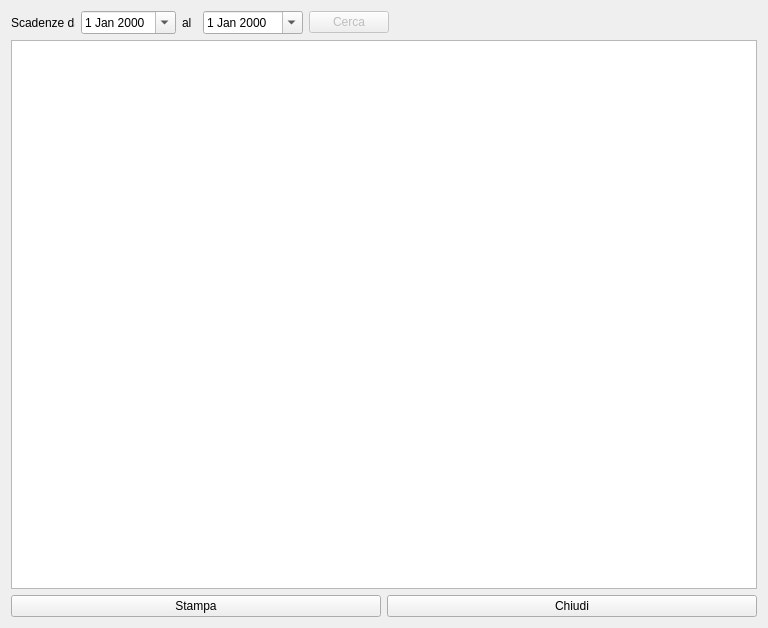
<?xml version="1.0" encoding="UTF-8"?>
<ui version="4.0">
 <class>HExpirations</class>
 <widget class="QWidget" name="HExpirations">
  <property name="geometry">
   <rect>
    <x>0</x>
    <y>0</y>
    <width>768</width>
    <height>628</height>
   </rect>
  </property>
  <property name="windowTitle">
   <string>Scadenza lotti</string>
  </property>
  <property name="windowIcon">
   <iconset resource="icons.qrc">
    <normaloff>:/Resources/Calendar.PNG</normaloff>:/Resources/Calendar.PNG</iconset>
  </property>
  <layout class="QVBoxLayout" name="verticalLayout">
   <item>
    <layout class="QHBoxLayout" name="horizontalLayout_2">
     <item>
      <widget class="QLabel" name="label">
       <property name="maximumSize">
        <size>
         <width>64</width>
         <height>16777215</height>
        </size>
       </property>
       <property name="text">
        <string>Scadenze dal</string>
       </property>
      </widget>
     </item>
     <item>
      <widget class="QDateEdit" name="deFrom">
       <property name="calendarPopup">
        <bool>true</bool>
       </property>
      </widget>
     </item>
     <item>
      <widget class="QLabel" name="label_2">
       <property name="minimumSize">
        <size>
         <width>15</width>
         <height>0</height>
        </size>
       </property>
       <property name="maximumSize">
        <size>
         <width>20</width>
         <height>16777215</height>
        </size>
       </property>
       <property name="text">
        <string>al</string>
       </property>
      </widget>
     </item>
     <item>
      <widget class="QDateEdit" name="deLimit">
       <property name="minimumSize">
        <size>
         <width>100</width>
         <height>0</height>
        </size>
       </property>
       <property name="maximumSize">
        <size>
         <width>100</width>
         <height>16777215</height>
        </size>
       </property>
       <property name="calendarPopup">
        <bool>true</bool>
       </property>
      </widget>
     </item>
     <item>
      <widget class="QPushButton" name="pushButton_3">
       <property name="enabled">
        <bool>false</bool>
       </property>
       <property name="text">
        <string>Cerca</string>
       </property>
      </widget>
     </item>
     <item>
      <spacer name="horizontalSpacer">
       <property name="orientation">
        <enum>Qt::Horizontal</enum>
       </property>
       <property name="sizeHint" stdset="0">
        <size>
         <width>688</width>
         <height>20</height>
        </size>
       </property>
      </spacer>
     </item>
    </layout>
   </item>
   <item>
    <widget class="QTableView" name="tableView">
     <property name="editTriggers">
      <set>QAbstractItemView::NoEditTriggers</set>
     </property>
     <property name="alternatingRowColors">
      <bool>true</bool>
     </property>
     <property name="selectionMode">
      <enum>QAbstractItemView::SingleSelection</enum>
     </property>
     <property name="selectionBehavior">
      <enum>QAbstractItemView::SelectRows</enum>
     </property>
     <attribute name="horizontalHeaderCascadingSectionResizes">
      <bool>true</bool>
     </attribute>
     <attribute name="horizontalHeaderShowSortIndicator" stdset="0">
      <bool>true</bool>
     </attribute>
     <attribute name="verticalHeaderVisible">
      <bool>false</bool>
     </attribute>
    </widget>
   </item>
   <item>
    <layout class="QHBoxLayout" name="horizontalLayout">
     <item>
      <widget class="QPushButton" name="pushButton_2">
       <property name="text">
        <string>Stampa</string>
       </property>
       <property name="icon">
        <iconset resource="icons.qrc">
         <normaloff>:/Resources/Printer-icon.png</normaloff>:/Resources/Printer-icon.png</iconset>
       </property>
       <property name="iconSize">
        <size>
         <width>32</width>
         <height>32</height>
        </size>
       </property>
      </widget>
     </item>
     <item>
      <widget class="QPushButton" name="pushButton">
       <property name="text">
        <string>Chiudi</string>
       </property>
       <property name="icon">
        <iconset resource="icons.qrc">
         <normaloff>:/Resources/Actions-window-close-icon.png</normaloff>:/Resources/Actions-window-close-icon.png</iconset>
       </property>
       <property name="iconSize">
        <size>
         <width>32</width>
         <height>32</height>
        </size>
       </property>
      </widget>
     </item>
    </layout>
   </item>
  </layout>
 </widget>
 <resources>
  <include location="icons.qrc"/>
 </resources>
 <connections/>
</ui>
